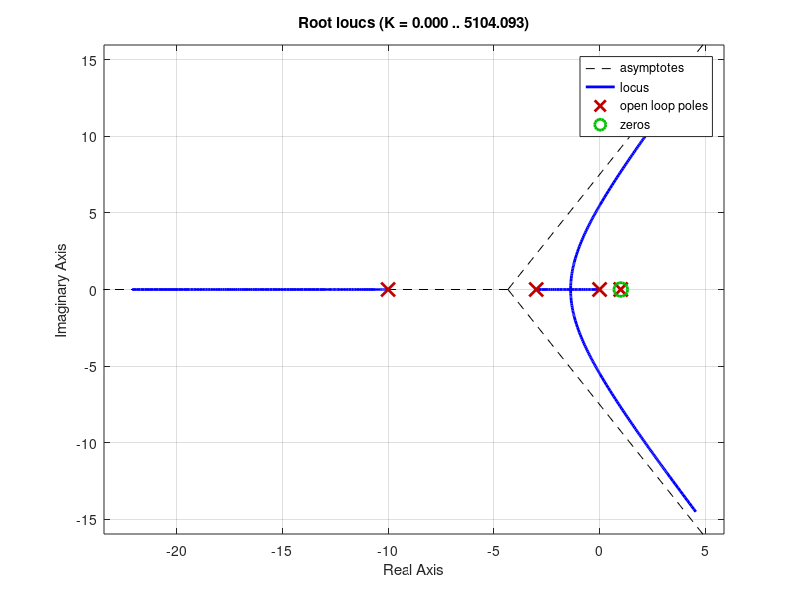

Recreate this plot in MATLAB.
%tp3, estabilidad, routh y LDR
%% Ejercicio 1
clear
clc
s = tf('s');

G = (10)/((1+0.2*s)*(s*s+8*s+100));
H = 1;

rlocus(G*H);

%% Ejercicio 2 
clear
clc
s = tf('s');

GH_a = 1 / ((s + 5) * (s + 550)) * (4 / (s + 160));
GH_b = (1 - 3 * s) / (10 * s * (1.5 * s + 1));
GH_c = (3 * s - 1) / (10 * s * (1.5 * s + 1));
GH_d = (s^2 + 2 * s + 1) / (s * (s + 4) * (s + 1));
GH_e = (s^2 + 4 * s + 1000) / ((s + 1) * (s + 5) * (s + 10));
GH_f = (s^2 - 10 * s + 50) / (s * (s^2 + 10 * s + 50));

rlocus(GH_f);

%% Ejercicio 3
clear
clc
s = tf('s');

G = ((s+50)*(s+30))/(s*(s+1)*(s+10));
H = 1/((s+400)*(s+2000));

rlocus(G*H);

%% Ejercicio 4
clear
clc
s = tf('s');

G = 1/(s*(s+10)*(s-1));
H = (s-1)/(s+3);

rlocus(G*H);


